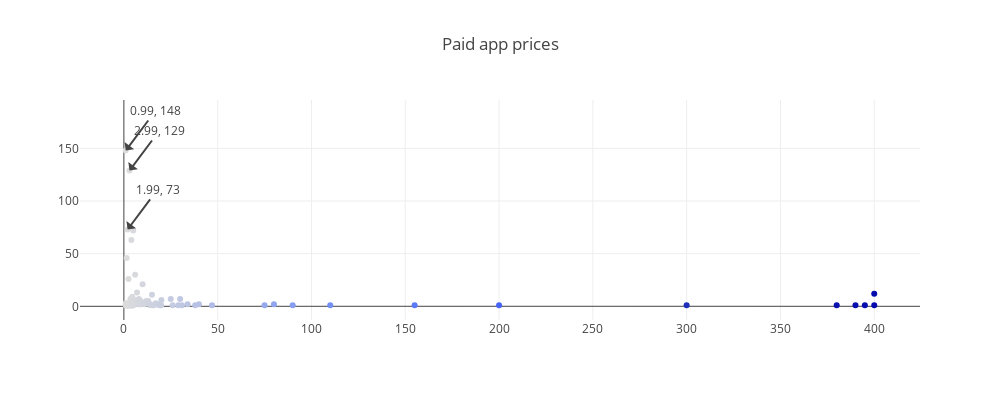

Write notebook code for a chart like this one.
### Code cell
annotations = []
for i in range(3):
    x = go.layout.Annotation(
        x=most.index[i],
        y=most.values[i],
        xref='x',
        yref='y',
        text=str(most.index[i])+', '+str(most.values[i]),
        ax=30,
        ay=-40
    )
    annotations.append(x)

trace = go.Scatter(
    x=tt.index,
    y=tt.values,
    mode='markers',
    marker=go.scatter.Marker(
        color=-tt.index,
        colorscale='Blues'
    )
)

layout= go.Layout(
    title='Paid app prices',
    autosize=False,
    width=1000,
    height=400,
    annotations=annotations
)
fig = go.Figure(data=[trace], layout=layout)
iplot(fig)

### Figure 1 — Plotly figure (JSON) as saved in the notebook; plotly's stock layout.template omitted (floating-point values rounded to 4 significant figures)
{"data": [{"marker": {"color": [-0.99, -1, -1.04, -1.2, -1.26, -1.29, -1.49, -1.5, -1.59, -1.61, -1.7, -1.75, -1.76, -1.96, -1.97, -1.99, -2, -2.49, -2.5, -2.56, -2.59, -2.6, -2.9, -2.95, -2.99, -3.02, -3.04, -3.08, -3.28, -3.49, -3.61, -3.88, -3.9, -3.95, -3.99, -4.29, -4.49, -4.59, -4.6, -4.77, -4.8, -4.84, -4.85, -4.99, -5, -5.49, -5.99, -6.49, -6.99, -7.49, -7.99, -8.49, -8.99, -9, -9.99, -10, -10.99, -11.99, -12.99, -13.99, -14, -14.99, -15.46, -15.99, -16.99, -17.99, -18.99, -19.4, -19.9, -19.99, -24.99, -25.99, -28.99, -29.99, -30.99, -33.99, -37.99, -39.99, -46.99, -74.99, -79.99, -89.99, -110.0, -155.0, -200, -300.0, -380.0, -390.0, -395.0, -400.0, -400], "colorscale": "Blues"}, "mode": "markers", "type": "scatter", "uid": "9513c6cf-2fa0-4809-adcf-3bcd1db9d7c6", "x": [0.99, 1, 1.04, 1.2, 1.26, 1.29, 1.49, 1.5, 1.59, 1.61, 1.7, 1.75, 1.76, 1.96, 1.97, 1.99, 2, 2.49, 2.5, 2.56, 2.59, 2.6, 2.9, 2.95, 2.99, 3.02, 3.04, 3.08, 3.28, 3.49, 3.61, 3.88, 3.9, 3.95, 3.99, 4.29, 4.49, 4.59, 4.6, 4.77, 4.8, 4.84, 4.85, 4.99, 5, 5.49, 5.99, 6.49, 6.99, 7.49, 7.99, 8.49, 8.99, 9, 9.99, 10, 10.99, 11.99, 12.99, 13.99, 14, 14.99, 15.46, 15.99, 16.99, 17.99, 18.99, 19.4, 19.9, 19.99, 24.99, 25.99, 28.99, 29.99, 30.99, 33.99, 37.99, 39.99, 46.99, 74.99, 79.99, 89.99, 110.0, 155.0, 200, 300.0, 380.0, 390.0, 395.0, 400.0, 400], "y": [148, 3, 1, 1, 1, 1, 46, 1, 1, 1, 2, 1, 1, 1, 1, 73, 3, 26, 1, 1, 1, 1, 1, 1, 129, 1, 1, 1, 1, 7, 1, 1, 1, 2, 63, 1, 9, 1, 1, 1, 1, 1, 1, 72, 1, 6, 30, 5, 13, 2, 7, 2, 5, 2, 21, 3, 2, 5, 5, 2, 1, 11, 1, 1, 3, 2, 1, 1, 1, 6, 7, 1, 1, 7, 1, 2, 1, 2, 1, 1, 2, 1, 1, 1, 1, 1, 1, 1, 1, 12, 1]}], "layout": {"annotations": [{"ax": 30, "ay": -40, "text": "0.99, 148", "x": 0.99, "xref": "x", "y": 148, "yref": "y"}, {"ax": 30, "ay": -40, "text": "2.99, 129", "x": 2.99, "xref": "x", "y": 129, "yref": "y"}, {"ax": 30, "ay": -40, "text": "1.99, 73", "x": 1.99, "xref": "x", "y": 73, "yref": "y"}], "autosize": false, "height": 400, "title": {"text": "Paid app prices"}, "width": 1000}}
